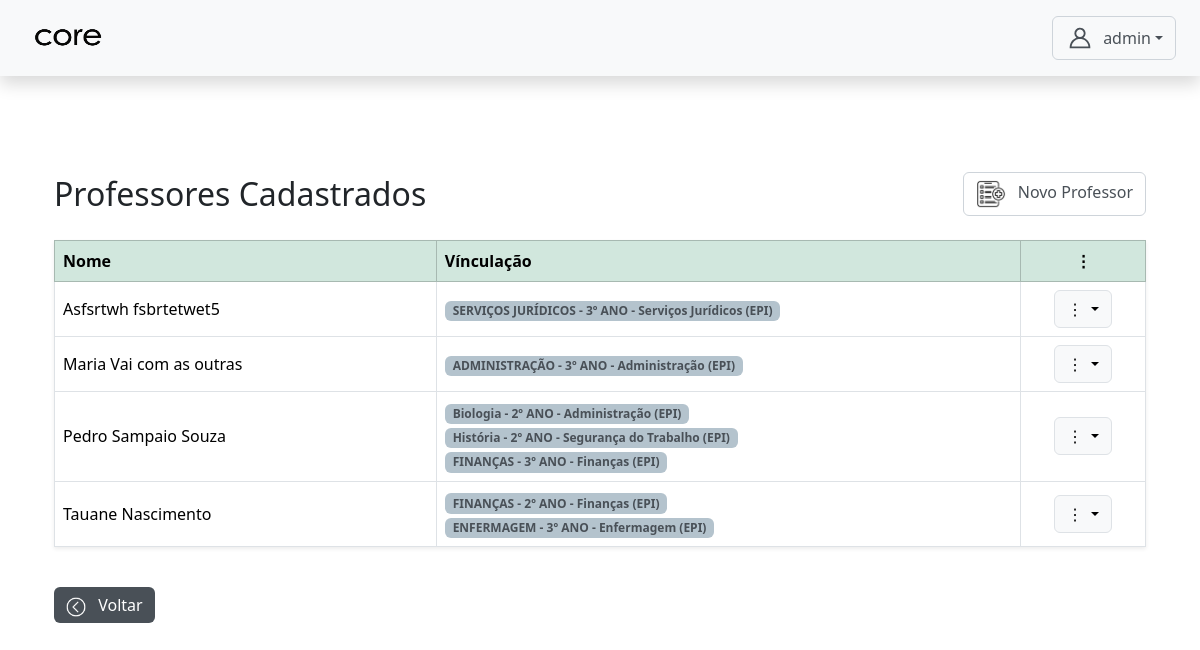
Page /autenticacao/admin/professor_crud/professores/ (signed in) on the committed database.
### core/models.py (models this page shows, shortened)
class CustomUser(AbstractUser):
    TIPO_CHOICES = (
        ('admin', 'Admin'),
        ('professor', 'Professor'),
        ('aluno', 'Aluno'),
        ('servidor', 'Servidor'),
        ('direcao', 'Direção'), # <-- 'direcao' está correto
    )
    EIXO_CHOICES = (
        ('SAUDE', 'Eixo da Saúde'),
        ('GESTAO', 'Eixo de Gestão'),
    )
    tipo = models.CharField(max_length=10, choices=TIPO_CHOICES, default='admin')
    eixo = models.CharField(
        max_length=10,
        choices=EIXO_CHOICES,
        null=True,
        blank=True,
        help_text="Eixo ao qual o servidor pertence."
    )
    data_nascimento = models.DateField(null=True, blank=True)
    cpf = models.CharField(max_length=14, unique=True, null=True, blank=True)
    rg = models.CharField(max_length=12, unique=True, null=True, blank=True)
    orgao = models.CharField(max_length=10, null=True, blank=True)
    data_expedicao = models.DateField(null=True, blank=True)
    cidade_nascimento = models.CharField(max_length=100, null=True, blank=True)
    numero_matricula = models.CharField(max_length=20, unique=True, blank=True, null=True)
    nome_pai = models.CharField(max_length=150, blank=True, null=True)
    nome_mae = models.CharField(max_length=150, blank=True, null=True)
    responsavel_matricula = models.CharField(max_length=150, blank=True, null=True)
    endereco_rua = models.CharField(max_length=150, blank=True, null=True)
    endereco_numero = models.CharField(max_length=10, blank=True, null=True)
    endereco_bairro = models.CharField(max_length=100, blank=True, null=True)
    endereco_cidade = models.CharField(max_length=100, blank=True, null=True)
    endereco_cep = models.CharField(max_length=9, blank=True, null=True)
    telefone = models.CharField(max_length=15, blank=True, null=True)
    senha_temporaria = models.BooleanField(default=False)

class ProfessorMateriaAnoCursoModalidade(models.Model):
    MODALIDADE_CHOICES = [
        ('EPI', 'EPI'),
        ('PROEJA', 'PROEJA'),
        ('SUBSEQUENTE', 'Subsequente'),
    ]
    professor = models.ForeignKey(CustomUser, on_delete=models.CASCADE, limit_choices_to={'tipo': 'professor'})
    materia = models.ForeignKey(Materia, on_delete=models.CASCADE)
    curso = models.ForeignKey(Curso, on_delete=models.CASCADE)
    ano_modulo = models.CharField(max_length=20, choices=Turma.ANO_MODULO_CHOICES)
    modalidade = models.CharField(max_length=20, choices=MODALIDADE_CHOICES)
    class Meta:
        unique_together = ('professor', 'materia', 'curso', 'ano_modulo', 'modalidade')
        verbose_name = "Vínculo de Professor"
        verbose_name_plural = "Vínculos de Professores"

class Materia(models.Model):
    nome = models.CharField(max_length=100)
    professores = models.ManyToManyField(CustomUser, limit_choices_to={'tipo': 'professor'}, blank=True)
    turmas = models.ManyToManyField(Turma, blank=True)
    ch = models.IntegerField(default=20)

class Curso(models.Model):
    EIXO_CHOICES = (
        ('SAUDE', 'Eixo da Saúde'),
        ('GESTAO', 'Eixo de Gestão'),
    )
    nome = models.CharField(max_length=100, unique=True)
    eixo = models.CharField(max_length=10, choices=EIXO_CHOICES, default='GESTAO')

### autenticacao/views.py (the view)
# urls.py: path('admin/professor_crud/professores/', views.gerenciar_professores, name='gerenciar_professores'),
@login_required
@role_required('admin')
def gerenciar_professores(request):
    professores = CustomUser.objects.filter(tipo='professor').order_by('first_name', 'last_name')
    return render(request, 'admin/professor_crud/gerenciar_professores.html', {'professores': professores})

### templates/admin/professor_crud/gerenciar_professores.html (shortened to what this page needs)
{% extends 'base4.html' %}
{% load static %}
{% block content %}
<div class="container mt-5">
    <div class="d-flex justify-content-between align-items-center mb-4">
        <h2 class="mb-0">Professores Cadastrados</h2>
        <a href="{% url 'cadastrar_professor' %}" class="btn btn-outline-secondary">
            <img src="{% static 'assets/img/cadastrar.png' %}" width='30px' height='30px' class="me-2">
            Novo Professor
        </a>
    </div>
    <table class="table table-bordered align-middle shadow-sm">
        <thead class="table-success">
            <tr>
                <th class="coluna-nome">Nome</th>
                <th>Vínculação</th>
                <th class="text-center">⋮</th>
            </tr>
        </thead>
        <tbody>
            {% for professor in professores %}
            <tr>
                <td>{{ professor.get_full_name }}</td>
                <td>
                    {% for vinculo in professor.professormateriaanocursomodalidade_set.all %}
                        <span class="badge bg-primary text-dark">
                            {{ vinculo.materia.nome }} - {{ vinculo.ano_modulo }} - {{ vinculo.curso.nome }} ({{ vinculo.get_modalidade_display }})
                        </span>
                        <br>
                    {% empty %}
                        <span class="text-muted">Nenhum vínculo cadastrado</span>
                    {% endfor %}
                </td>
                <td class="text-center">
                    <div class="dropdown">
                        <button class="btn btn-light border dropdown-toggle" data-bs-toggle="dropdown">
                            ⋮
                        </button>
                    </div>
                </td>
            </tr>
            {% empty %}
            <tr>
                <td colspan="3" class="text-center text-muted">Nenhum professor cadastrado.</td>
            </tr>
            {% endfor %}
        </tbody>
    </table>
    <a href="{% url 'admin_dashboard' %}" class="btn btn-secondary mt-4">
        <img src="{% static 'assets/img/voltar.png' %}" width='20px' height='20px' class="me-2">
        Voltar
    </a>
</div>
{% endblock content %}

### templates/base4.html (shortened to what this page needs)
{% load static %}
<!DOCTYPE html>
<html lang="pt-br">
<head>
  <link rel="stylesheet" href="{% static 'css/bootstrap.min.css' %}" />
  <link rel="stylesheet" href="{% static 'css/style.css' %}" />
</head>
<body>
  <nav class="navbar navbar-light bg-light justify-content-between px-4 py-3 shadow">
    <span class="navbar-brand mb-0 h1">
      <img src="{%static 'assets/icon/core3.png'%}" width='100%' height='30px' class="me-2">
    </span>
    <div class="d-flex align-items-center">
      <div class="dropdown">
        <button class="btn btn-outline-secondary dropdown-toggle d-flex align-items-center" type="button" data-bs-toggle="dropdown">
        <span>{{ request.user.get_full_name|default:request.user.username }}</span>
      </button>
    </div>
  </div>
</nav>
  <main class="container py-5">
    {% block content %}
    {% endblock content %}
  </main>
</body>
</html>

### static/css/style.css (style rules this page uses)
:root { --bs-secondary: #495057; --bs-link-color: #495057; --bs-link-hover-color: #495057; --bs-code-color: #495057; --bs-primary-rgb: 180, 195, 205; --bs-dark-rgb: 73, 80, 87; --bs-danger-rgb: 188, 208, 199; --bs-info-rgb: 220, 53, 69; --bs-warning-rgb: 220, 53, 69; --bs-secondary-rgb: 73, 80, 87; --bs-black-rgb: 33, 37, 41; --bs-body-bg-rgb: 255, 106, 0; }
.text-dark { --bs-text-opacity: 1; color: rgba(var(--bs-dark-rgb), var(--bs-text-opacity)) !important; }
.btn-outline-secondary { --bs-btn-color: #495057; --bs-btn-border-color: #ced4da; --bs-btn-hover-color: #fff; --bs-btn-hover-bg: #495057; --bs-btn-hover-border-color: #495057; --bs-btn-focus-shadow-rgb: 206, 212, 218; --bs-btn-active-color: #fff; --bs-btn-active-bg: #495057; --bs-btn-active-border-color: #495057; --bs-btn-active-shadow: inset 0 3px 5px rgba(0, 0, 0, 0.125); --bs-btn-disabled-color: #495057; --bs-btn-disabled-bg: transparent; --bs-btn-disabled-border-color: #495057; --bs-gradient: none; }
.btn-secondary { --bs-btn-color: #fff; --bs-btn-bg: #495057; --bs-btn-border-color: #ff6495057a00; --bs-btn-hover-color: #fff; --bs-btn-hover-bg: #495057; --bs-btn-hover-border-color: #495057; --bs-btn-focus-shadow-rgb: 206, 212, 218; --bs-btn-active-color: #fff; --bs-btn-active-bg: #495057; --bs-btn-active-border-color: #495057; --bs-btn-active-shadow: inset 0 3px 5px rgba(0, 0, 0, 0.125); --bs-btn-disabled-color: #fff; --bs-btn-disabled-bg: #495057; --bs-btn-disabled-border-color: #495057; }
.bg-primary { --bs-bg-opacity: 1; background-color: rgba(var(--bs-primary-rgb), var(--bs-bg-opacity)) !important; }
.dropdown .btn-outline-secondary:hover img, .btn-secondary img { filter: brightness(0) invert(1); }
.coluna-nome, .coluna-professor, .coluna-aluno { width: 35%; }

### rows in the picture
CustomUser: user.get_full_name "admin"
CustomUser: get_full_name "Asfsrtwh fsbrtetwet5"
ProfessorMateriaAnoCursoModalidade: materia.nome "SERVIÇOS JURÍDICOS", ano_modulo "3º ANO", curso.nome "Serviços Jurídicos", modalidade "EPI"
CustomUser: get_full_name "Maria Vai com as outras"
ProfessorMateriaAnoCursoModalidade: materia.nome "ADMINISTRAÇÃO", ano_modulo "3º ANO", curso.nome "Administração", modalidade "EPI"
CustomUser: get_full_name "Pedro Sampaio Souza"
ProfessorMateriaAnoCursoModalidade: materia.nome "Biologia", ano_modulo "2º ANO", curso.nome "Administração", modalidade "EPI"
ProfessorMateriaAnoCursoModalidade: materia.nome "História", ano_modulo "2º ANO", curso.nome "Segurança do Trabalho", modalidade "EPI"
ProfessorMateriaAnoCursoModalidade: materia.nome "FINANÇAS", ano_modulo "3º ANO", curso.nome "Finanças", modalidade "EPI"
CustomUser: get_full_name "Tauane Nascimento"
ProfessorMateriaAnoCursoModalidade: materia.nome "FINANÇAS", ano_modulo "2º ANO", curso.nome "Finanças", modalidade "EPI"
ProfessorMateriaAnoCursoModalidade: materia.nome "ENFERMAGEM", ano_modulo "3º ANO", curso.nome "Enfermagem", modalidade "EPI"
